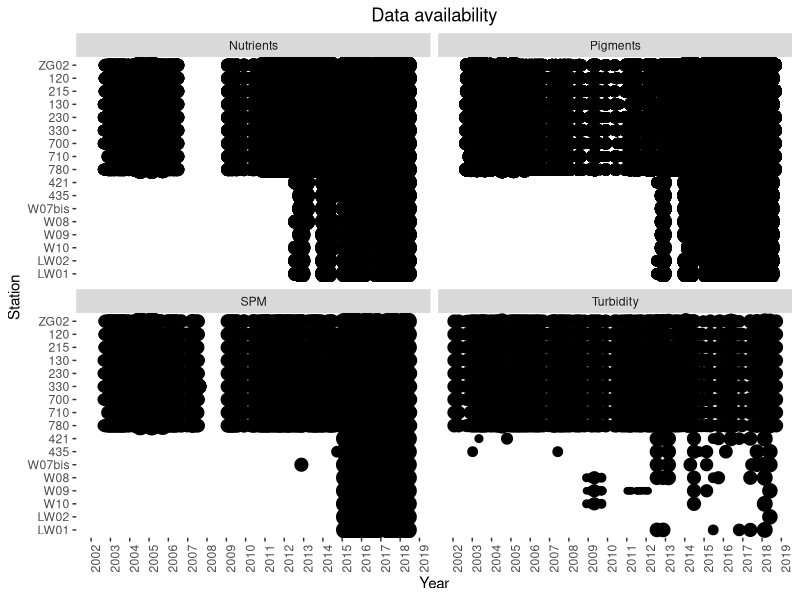

This chart was generated by the following R code:
######################################
###       Data availability       ### 
######################################
#### Libraries ####
library(ggplot2)

#### Setup ####
# Set working directory
setwd("~")


#clean all
rm(list=ls(all=TRUE))

# Load data (export from MIDAS) and prepare columns
data <- read.csv("Fig4_dataframe.csv", header=TRUE)
data$date <- as.Date(data$StartDate, "%d-%b-%y")
data$Code <- as.character(data$Code)
data <- data[order(data$Code),]
data$Code <- factor(data$Code, levels = c('LW01', 'LW02', 'W10', 'W09', 'W08', 'W07bis', '435', '421', '780', '710', '700', '330', '230', '130', '215', '120', 'ZG02'))
data$Record <- "1"
data$SumPerTrip <- ""
data$AbsoluteCount <- ""

#Count Records per Trip, per ParameterGroup = the intensity of sampling for a group
data <- transform(data, SumPerTrip=ave(as.numeric(Record), TripNR, ParameterGroup, Record, FUN=length))

#Absolute count per Parametergroup
data <- transform(data, AbsoluteCount=ave(as.numeric(SumPerTrip), ParameterGroup, FUN=length))

#Relative count per Parametergroup
data$RelativeCount <- data$SumPerTrip / data$AbsoluteCount


#First graph, dot size
ggplot(data, aes(x=date, y=Code))+
  theme(panel.background = element_blank())+
  ggtitle(label='Data availability')+
  theme(plot.title = element_text(hjust=0.5))+
  geom_point(aes(size = RelativeCount), show.legend = F) +
  scale_x_date(name = "Year", date_breaks = "1 year", date_labels="%Y")+
  theme(axis.text.x = element_text(angle= 90 ))+
  scale_y_discrete(name= "Station")+
  facet_wrap(~ data$ParameterGroup)

#export PDF
ggsave("4_Temporal data availability in the sampled area.pdf", plot = last_plot(), scale = 2, width = NA, height = NA, dpi = 300, limitsize = TRUE)

